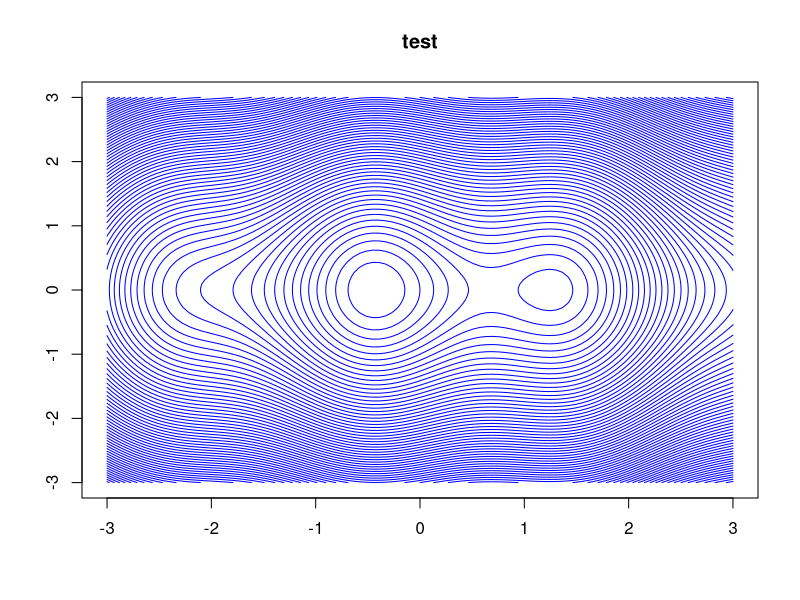

Reproduce this figure in R. (Note: this script raises an error after producing the figure.)
library(pracma)
fun = function(x){
    return(1/2*x[1]^2+1/2*sin(3*x)+x[2]^2)
}

dfun = function(x){
    c(x[1]+3/2*cos(3*x), 2*x[2])
}

train_2d = function(trainer, params){
    results = c(params[1], params[2])
    for(i in 1:20){
        r = trainer(params)
        params[1] = r[1]; params[2] = r[2]
        message = paste("epoch", i, ",", params[1], ",", params[2])
        results = rbind(results, c(params[1], params[2]))
    }
    return(results)
}

showTrace = function(results){
    range_x = 3
    range_y = 3
    x <- seq(-range_x, range_x,length.out=100)
    y <- seq(-range_y, range_y,length.out=100)
    z <- outer(1/2*x^2 + 1/2*sin(3*x), y^2, `+`)
    view = contour(x, y, z, col = 'blue', nlevels = 100, drawlabel = FALSE, main='test')
    points(results[,1], results[,2], pch=20)
    lines(results[,1], results[,2])
}
# 1/2*x^2 + 1/2*sin(3*x)

vanilla_gd = function(params){
    x1 = params[1]
    y1 = params[2]
    eta = params[3]
    return(c(  x1-eta*(x1+3/2*cos(3*x1)), y1-eta*(2*y1)   ))
}

momentum = function(params){
    x1 = params[1]
    y1 = params[2]
    v1 = 0; v2 = 0;
    eta = params[3]
    gamma = params[4]
    v1 = gamma*v1 + eta*(x1+3/2*cos(3*x1))
    v2 = gamma*v2 + eta*(2*y1)
    return(c(x1-v1, y1-v2, v1, v2))
}

Newton = function(params){
    x = params[1]
    y = params[2]
    gx = x + 3/2*cos(3*x)
    gy = 2*y
    gxx = 1 - 9/2*sin(3*x)
    gyy = 2
    return(c(x - gx/gxx, y - gy/gyy))
}

dampedNewton = function(params){
    x = params[1]
    y = params[2]
    gx = x + 3/2*cos(3*x)
    gy = 2*y
    gxx = 1 - 9/2*sin(3*x)
    gyy = 2
    lambda = softline(c(x,y), c(-gx/gxx, -gy/gyy), fun, dfun)
    return(c(x,y) + lambda*c(-gx/gxx, -gy/gyy))
}



#persp(x,y,z, col = 'blue')

# (result = train_2d(vanilla_gd, c(0, 3, 0.1)))
#(result = train_2d(momentum, c(0, 3, 0.3, 0.5)))
#(result = train_2d(Newton, c(-1, 1)))
# (result = train_2d(dampedNewton, c(-1, 0.5)))


showTrace(result)







